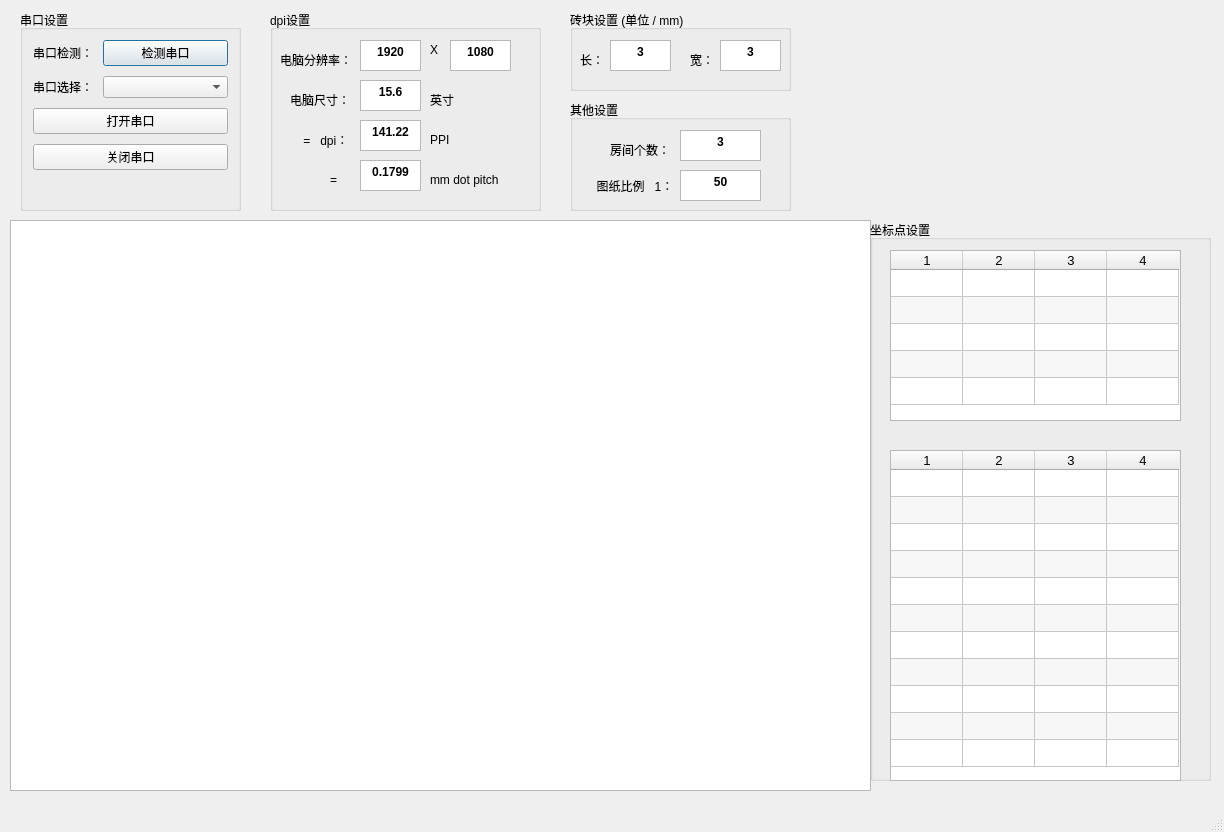
<?xml version="1.0" encoding="UTF-8"?>
<ui version="4.0">
 <class>MainWindow</class>
 <widget class="QMainWindow" name="MainWindow">
  <property name="geometry">
   <rect>
    <x>0</x>
    <y>0</y>
    <width>1224</width>
    <height>832</height>
   </rect>
  </property>
  <property name="windowTitle">
   <string>MainWindow</string>
  </property>
  <widget class="QWidget" name="centralwidget">
   <widget class="QGroupBox" name="formGroupBox">
    <property name="geometry">
     <rect>
      <x>20</x>
      <y>10</y>
      <width>221</width>
      <height>201</height>
     </rect>
    </property>
    <property name="title">
     <string>串口设置</string>
    </property>
    <layout class="QFormLayout" name="formLayout">
     <property name="horizontalSpacing">
      <number>10</number>
     </property>
     <property name="verticalSpacing">
      <number>10</number>
     </property>
     <property name="leftMargin">
      <number>10</number>
     </property>
     <property name="topMargin">
      <number>10</number>
     </property>
     <property name="rightMargin">
      <number>10</number>
     </property>
     <property name="bottomMargin">
      <number>10</number>
     </property>
     <item row="0" column="0">
      <widget class="QLabel" name="s1__lb_1">
       <property name="text">
        <string>串口检测：</string>
       </property>
      </widget>
     </item>
     <item row="0" column="1">
      <widget class="QPushButton" name="s1__box_1">
       <property name="text">
        <string>检测串口</string>
       </property>
       <property name="autoRepeatInterval">
        <number>100</number>
       </property>
       <property name="default">
        <bool>true</bool>
       </property>
      </widget>
     </item>
     <item row="1" column="0">
      <widget class="QLabel" name="s1__lb_2">
       <property name="text">
        <string>串口选择：</string>
       </property>
      </widget>
     </item>
     <item row="1" column="1">
      <widget class="QComboBox" name="s1__box_2"/>
     </item>
     <item row="2" column="0" colspan="2">
      <widget class="QPushButton" name="open_serial_button">
       <property name="text">
        <string>打开串口</string>
       </property>
      </widget>
     </item>
     <item row="3" column="0" colspan="2">
      <widget class="QPushButton" name="close_serial_button">
       <property name="text">
        <string>关闭串口</string>
       </property>
      </widget>
     </item>
    </layout>
   </widget>
   <widget class="QGraphicsView" name="graphicsView">
    <property name="geometry">
     <rect>
      <x>10</x>
      <y>220</y>
      <width>861</width>
      <height>571</height>
     </rect>
    </property>
   </widget>
   <widget class="QGroupBox" name="groupBox">
    <property name="geometry">
     <rect>
      <x>270</x>
      <y>10</y>
      <width>271</width>
      <height>201</height>
     </rect>
    </property>
    <property name="title">
     <string>dpi设置</string>
    </property>
    <widget class="QLabel" name="label_3">
     <property name="geometry">
      <rect>
       <x>10</x>
       <y>40</y>
       <width>71</width>
       <height>20</height>
      </rect>
     </property>
     <property name="text">
      <string>电脑分辨率：</string>
     </property>
    </widget>
    <widget class="QLabel" name="label_4">
     <property name="geometry">
      <rect>
       <x>20</x>
       <y>80</y>
       <width>61</width>
       <height>20</height>
      </rect>
     </property>
     <property name="text">
      <string>电脑尺寸：</string>
     </property>
    </widget>
    <widget class="QLabel" name="label_5">
     <property name="geometry">
      <rect>
       <x>30</x>
       <y>120</y>
       <width>61</width>
       <height>20</height>
      </rect>
     </property>
     <property name="text">
      <string> =   dpi：</string>
     </property>
    </widget>
    <widget class="QLabel" name="label_6">
     <property name="geometry">
      <rect>
       <x>60</x>
       <y>160</y>
       <width>21</width>
       <height>20</height>
      </rect>
     </property>
     <property name="text">
      <string>=</string>
     </property>
    </widget>
    <widget class="QTextEdit" name="textEdit_3">
     <property name="geometry">
      <rect>
       <x>90</x>
       <y>30</y>
       <width>61</width>
       <height>31</height>
      </rect>
     </property>
     <property name="html">
      <string>&lt;!DOCTYPE HTML PUBLIC &quot;-//W3C//DTD HTML 4.0//EN&quot; &quot;http://www.w3.org/TR/REC-html40/strict.dtd&quot;&gt;
&lt;html&gt;&lt;head&gt;&lt;meta name=&quot;qrichtext&quot; content=&quot;1&quot; /&gt;&lt;style type=&quot;text/css&quot;&gt;
p, li { white-space: pre-wrap; }
&lt;/style&gt;&lt;/head&gt;&lt;body style=&quot; font-family:'Sans Serif'; font-size:9pt; font-weight:400; font-style:normal;&quot;&gt;
&lt;p align=&quot;center&quot; style=&quot; margin-top:0px; margin-bottom:0px; margin-left:0px; margin-right:0px; -qt-block-indent:0; text-indent:0px;&quot;&gt;&lt;span style=&quot; font-weight:600;&quot;&gt;1920&lt;/span&gt;&lt;/p&gt;&lt;/body&gt;&lt;/html&gt;</string>
     </property>
    </widget>
    <widget class="QTextEdit" name="textEdit_4">
     <property name="geometry">
      <rect>
       <x>90</x>
       <y>70</y>
       <width>61</width>
       <height>31</height>
      </rect>
     </property>
     <property name="html">
      <string>&lt;!DOCTYPE HTML PUBLIC &quot;-//W3C//DTD HTML 4.0//EN&quot; &quot;http://www.w3.org/TR/REC-html40/strict.dtd&quot;&gt;
&lt;html&gt;&lt;head&gt;&lt;meta name=&quot;qrichtext&quot; content=&quot;1&quot; /&gt;&lt;style type=&quot;text/css&quot;&gt;
p, li { white-space: pre-wrap; }
&lt;/style&gt;&lt;/head&gt;&lt;body style=&quot; font-family:'Sans Serif'; font-size:9pt; font-weight:400; font-style:normal;&quot;&gt;
&lt;p align=&quot;center&quot; style=&quot; margin-top:0px; margin-bottom:0px; margin-left:0px; margin-right:0px; -qt-block-indent:0; text-indent:0px;&quot;&gt;&lt;span style=&quot; font-weight:600;&quot;&gt;15.6&lt;/span&gt;&lt;/p&gt;&lt;/body&gt;&lt;/html&gt;</string>
     </property>
    </widget>
    <widget class="QTextEdit" name="textEdit_5">
     <property name="geometry">
      <rect>
       <x>90</x>
       <y>110</y>
       <width>61</width>
       <height>31</height>
      </rect>
     </property>
     <property name="html">
      <string>&lt;!DOCTYPE HTML PUBLIC &quot;-//W3C//DTD HTML 4.0//EN&quot; &quot;http://www.w3.org/TR/REC-html40/strict.dtd&quot;&gt;
&lt;html&gt;&lt;head&gt;&lt;meta name=&quot;qrichtext&quot; content=&quot;1&quot; /&gt;&lt;style type=&quot;text/css&quot;&gt;
p, li { white-space: pre-wrap; }
&lt;/style&gt;&lt;/head&gt;&lt;body style=&quot; font-family:'Sans Serif'; font-size:9pt; font-weight:400; font-style:normal;&quot;&gt;
&lt;p align=&quot;center&quot; style=&quot; margin-top:0px; margin-bottom:0px; margin-left:0px; margin-right:0px; -qt-block-indent:0; text-indent:0px;&quot;&gt;&lt;span style=&quot; font-weight:600;&quot;&gt;141.22&lt;/span&gt;&lt;/p&gt;&lt;/body&gt;&lt;/html&gt;</string>
     </property>
    </widget>
    <widget class="QTextEdit" name="textEdit_6">
     <property name="geometry">
      <rect>
       <x>90</x>
       <y>150</y>
       <width>61</width>
       <height>31</height>
      </rect>
     </property>
     <property name="html">
      <string>&lt;!DOCTYPE HTML PUBLIC &quot;-//W3C//DTD HTML 4.0//EN&quot; &quot;http://www.w3.org/TR/REC-html40/strict.dtd&quot;&gt;
&lt;html&gt;&lt;head&gt;&lt;meta name=&quot;qrichtext&quot; content=&quot;1&quot; /&gt;&lt;style type=&quot;text/css&quot;&gt;
p, li { white-space: pre-wrap; }
&lt;/style&gt;&lt;/head&gt;&lt;body style=&quot; font-family:'Sans Serif'; font-size:9pt; font-weight:400; font-style:normal;&quot;&gt;
&lt;p align=&quot;center&quot; style=&quot; margin-top:0px; margin-bottom:0px; margin-left:0px; margin-right:0px; -qt-block-indent:0; text-indent:0px;&quot;&gt;&lt;span style=&quot; font-weight:600;&quot;&gt;0.1799&lt;/span&gt;&lt;/p&gt;&lt;/body&gt;&lt;/html&gt;</string>
     </property>
    </widget>
    <widget class="QTextEdit" name="textEdit_7">
     <property name="geometry">
      <rect>
       <x>180</x>
       <y>30</y>
       <width>61</width>
       <height>31</height>
      </rect>
     </property>
     <property name="html">
      <string>&lt;!DOCTYPE HTML PUBLIC &quot;-//W3C//DTD HTML 4.0//EN&quot; &quot;http://www.w3.org/TR/REC-html40/strict.dtd&quot;&gt;
&lt;html&gt;&lt;head&gt;&lt;meta name=&quot;qrichtext&quot; content=&quot;1&quot; /&gt;&lt;style type=&quot;text/css&quot;&gt;
p, li { white-space: pre-wrap; }
&lt;/style&gt;&lt;/head&gt;&lt;body style=&quot; font-family:'Sans Serif'; font-size:9pt; font-weight:400; font-style:normal;&quot;&gt;
&lt;p align=&quot;center&quot; style=&quot; margin-top:0px; margin-bottom:0px; margin-left:0px; margin-right:0px; -qt-block-indent:0; text-indent:0px;&quot;&gt;&lt;span style=&quot; font-weight:600;&quot;&gt;1080&lt;/span&gt;&lt;/p&gt;&lt;/body&gt;&lt;/html&gt;</string>
     </property>
    </widget>
    <widget class="QLabel" name="label_7">
     <property name="geometry">
      <rect>
       <x>160</x>
       <y>30</y>
       <width>21</width>
       <height>20</height>
      </rect>
     </property>
     <property name="text">
      <string>X</string>
     </property>
    </widget>
    <widget class="QLabel" name="label_8">
     <property name="geometry">
      <rect>
       <x>160</x>
       <y>80</y>
       <width>61</width>
       <height>20</height>
      </rect>
     </property>
     <property name="text">
      <string>英寸</string>
     </property>
    </widget>
    <widget class="QLabel" name="label_9">
     <property name="geometry">
      <rect>
       <x>160</x>
       <y>120</y>
       <width>61</width>
       <height>20</height>
      </rect>
     </property>
     <property name="text">
      <string>PPI</string>
     </property>
    </widget>
    <widget class="QLabel" name="label_10">
     <property name="geometry">
      <rect>
       <x>160</x>
       <y>160</y>
       <width>91</width>
       <height>20</height>
      </rect>
     </property>
     <property name="text">
      <string>mm dot pitch</string>
     </property>
    </widget>
   </widget>
   <widget class="QGroupBox" name="groupBox_2">
    <property name="geometry">
     <rect>
      <x>570</x>
      <y>10</y>
      <width>221</width>
      <height>81</height>
     </rect>
    </property>
    <property name="title">
     <string>砖块设置 (单位 / mm)</string>
    </property>
    <widget class="QLabel" name="label_11">
     <property name="geometry">
      <rect>
       <x>10</x>
       <y>40</y>
       <width>31</width>
       <height>20</height>
      </rect>
     </property>
     <property name="text">
      <string>长：</string>
     </property>
    </widget>
    <widget class="QTextEdit" name="textEdit_8">
     <property name="geometry">
      <rect>
       <x>40</x>
       <y>30</y>
       <width>61</width>
       <height>31</height>
      </rect>
     </property>
     <property name="html">
      <string>&lt;!DOCTYPE HTML PUBLIC &quot;-//W3C//DTD HTML 4.0//EN&quot; &quot;http://www.w3.org/TR/REC-html40/strict.dtd&quot;&gt;
&lt;html&gt;&lt;head&gt;&lt;meta name=&quot;qrichtext&quot; content=&quot;1&quot; /&gt;&lt;style type=&quot;text/css&quot;&gt;
p, li { white-space: pre-wrap; }
&lt;/style&gt;&lt;/head&gt;&lt;body style=&quot; font-family:'Sans Serif'; font-size:9pt; font-weight:400; font-style:normal;&quot;&gt;
&lt;p align=&quot;center&quot; style=&quot; margin-top:0px; margin-bottom:0px; margin-left:0px; margin-right:0px; -qt-block-indent:0; text-indent:0px;&quot;&gt;&lt;span style=&quot; font-weight:600;&quot;&gt;3&lt;/span&gt;&lt;/p&gt;&lt;/body&gt;&lt;/html&gt;</string>
     </property>
    </widget>
    <widget class="QLabel" name="label_12">
     <property name="geometry">
      <rect>
       <x>120</x>
       <y>40</y>
       <width>31</width>
       <height>20</height>
      </rect>
     </property>
     <property name="text">
      <string>宽：</string>
     </property>
    </widget>
    <widget class="QTextEdit" name="textEdit_9">
     <property name="geometry">
      <rect>
       <x>150</x>
       <y>30</y>
       <width>61</width>
       <height>31</height>
      </rect>
     </property>
     <property name="html">
      <string>&lt;!DOCTYPE HTML PUBLIC &quot;-//W3C//DTD HTML 4.0//EN&quot; &quot;http://www.w3.org/TR/REC-html40/strict.dtd&quot;&gt;
&lt;html&gt;&lt;head&gt;&lt;meta name=&quot;qrichtext&quot; content=&quot;1&quot; /&gt;&lt;style type=&quot;text/css&quot;&gt;
p, li { white-space: pre-wrap; }
&lt;/style&gt;&lt;/head&gt;&lt;body style=&quot; font-family:'Sans Serif'; font-size:9pt; font-weight:400; font-style:normal;&quot;&gt;
&lt;p align=&quot;center&quot; style=&quot; margin-top:0px; margin-bottom:0px; margin-left:0px; margin-right:0px; -qt-block-indent:0; text-indent:0px;&quot;&gt;&lt;span style=&quot; font-weight:600;&quot;&gt;3&lt;/span&gt;&lt;/p&gt;&lt;/body&gt;&lt;/html&gt;</string>
     </property>
    </widget>
   </widget>
   <widget class="QGroupBox" name="groupBox_3">
    <property name="geometry">
     <rect>
      <x>870</x>
      <y>220</y>
      <width>341</width>
      <height>561</height>
     </rect>
    </property>
    <property name="title">
     <string>坐标点设置</string>
    </property>
    <widget class="QTableWidget" name="anchorTable">
     <property name="geometry">
      <rect>
       <x>20</x>
       <y>30</y>
       <width>291</width>
       <height>171</height>
      </rect>
     </property>
     <property name="sizePolicy">
      <sizepolicy hsizetype="Minimum" vsizetype="Minimum">
       <horstretch>0</horstretch>
       <verstretch>0</verstretch>
      </sizepolicy>
     </property>
     <property name="minimumSize">
      <size>
       <width>0</width>
       <height>112</height>
      </size>
     </property>
     <property name="maximumSize">
      <size>
       <width>350</width>
       <height>16777215</height>
      </size>
     </property>
     <property name="font">
      <font>
       <pointsize>10</pointsize>
      </font>
     </property>
     <property name="sizeAdjustPolicy">
      <enum>QAbstractScrollArea::AdjustToContents</enum>
     </property>
     <property name="alternatingRowColors">
      <bool>true</bool>
     </property>
     <property name="rowCount">
      <number>5</number>
     </property>
     <property name="columnCount">
      <number>4</number>
     </property>
     <attribute name="horizontalHeaderDefaultSectionSize">
      <number>72</number>
     </attribute>
     <attribute name="horizontalHeaderMinimumSectionSize">
      <number>70</number>
     </attribute>
     <attribute name="horizontalHeaderStretchLastSection">
      <bool>false</bool>
     </attribute>
     <attribute name="verticalHeaderVisible">
      <bool>false</bool>
     </attribute>
     <attribute name="verticalHeaderDefaultSectionSize">
      <number>27</number>
     </attribute>
     <attribute name="verticalHeaderHighlightSections">
      <bool>true</bool>
     </attribute>
     <attribute name="verticalHeaderMinimumSectionSize">
      <number>20</number>
     </attribute>
     <row/>
     <row/>
     <row/>
     <row/>
     <row/>
     <column/>
     <column/>
     <column/>
     <column/>
    </widget>
    <widget class="QTableWidget" name="vertexTable">
     <property name="geometry">
      <rect>
       <x>20</x>
       <y>230</y>
       <width>291</width>
       <height>331</height>
      </rect>
     </property>
     <property name="sizePolicy">
      <sizepolicy hsizetype="Minimum" vsizetype="Minimum">
       <horstretch>0</horstretch>
       <verstretch>0</verstretch>
      </sizepolicy>
     </property>
     <property name="minimumSize">
      <size>
       <width>0</width>
       <height>112</height>
      </size>
     </property>
     <property name="maximumSize">
      <size>
       <width>350</width>
       <height>16777215</height>
      </size>
     </property>
     <property name="font">
      <font>
       <pointsize>10</pointsize>
      </font>
     </property>
     <property name="sizeAdjustPolicy">
      <enum>QAbstractScrollArea::AdjustToContents</enum>
     </property>
     <property name="alternatingRowColors">
      <bool>true</bool>
     </property>
     <property name="rowCount">
      <number>11</number>
     </property>
     <property name="columnCount">
      <number>4</number>
     </property>
     <attribute name="horizontalHeaderDefaultSectionSize">
      <number>72</number>
     </attribute>
     <attribute name="horizontalHeaderMinimumSectionSize">
      <number>70</number>
     </attribute>
     <attribute name="horizontalHeaderStretchLastSection">
      <bool>false</bool>
     </attribute>
     <attribute name="verticalHeaderVisible">
      <bool>false</bool>
     </attribute>
     <attribute name="verticalHeaderDefaultSectionSize">
      <number>27</number>
     </attribute>
     <attribute name="verticalHeaderHighlightSections">
      <bool>true</bool>
     </attribute>
     <attribute name="verticalHeaderMinimumSectionSize">
      <number>20</number>
     </attribute>
     <row/>
     <row/>
     <row/>
     <row/>
     <row/>
     <row/>
     <row/>
     <row/>
     <row/>
     <row/>
     <row/>
     <column/>
     <column/>
     <column/>
     <column/>
    </widget>
   </widget>
   <widget class="QGroupBox" name="groupBox_4">
    <property name="geometry">
     <rect>
      <x>570</x>
      <y>100</y>
      <width>221</width>
      <height>111</height>
     </rect>
    </property>
    <property name="title">
     <string>其他设置</string>
    </property>
    <widget class="QTextEdit" name="textEdit_2">
     <property name="geometry">
      <rect>
       <x>110</x>
       <y>30</y>
       <width>81</width>
       <height>31</height>
      </rect>
     </property>
     <property name="html">
      <string>&lt;!DOCTYPE HTML PUBLIC &quot;-//W3C//DTD HTML 4.0//EN&quot; &quot;http://www.w3.org/TR/REC-html40/strict.dtd&quot;&gt;
&lt;html&gt;&lt;head&gt;&lt;meta name=&quot;qrichtext&quot; content=&quot;1&quot; /&gt;&lt;style type=&quot;text/css&quot;&gt;
p, li { white-space: pre-wrap; }
&lt;/style&gt;&lt;/head&gt;&lt;body style=&quot; font-family:'Sans Serif'; font-size:9pt; font-weight:400; font-style:normal;&quot;&gt;
&lt;p align=&quot;center&quot; style=&quot; margin-top:0px; margin-bottom:0px; margin-left:0px; margin-right:0px; -qt-block-indent:0; text-indent:0px;&quot;&gt;&lt;span style=&quot; font-weight:600;&quot;&gt;3&lt;/span&gt;&lt;/p&gt;&lt;/body&gt;&lt;/html&gt;</string>
     </property>
    </widget>
    <widget class="QLabel" name="label_2">
     <property name="geometry">
      <rect>
       <x>40</x>
       <y>40</y>
       <width>61</width>
       <height>20</height>
      </rect>
     </property>
     <property name="text">
      <string>房间个数：</string>
     </property>
    </widget>
    <widget class="QWidget" name="horizontalLayoutWidget">
     <property name="geometry">
      <rect>
       <x>20</x>
       <y>70</y>
       <width>171</width>
       <height>31</height>
      </rect>
     </property>
     <layout class="QHBoxLayout" name="horizontalLayout">
      <item>
       <widget class="QLabel" name="label">
        <property name="text">
         <string>  图纸比例   1：</string>
        </property>
       </widget>
      </item>
      <item>
       <widget class="QTextEdit" name="textEdit">
        <property name="html">
         <string>&lt;!DOCTYPE HTML PUBLIC &quot;-//W3C//DTD HTML 4.0//EN&quot; &quot;http://www.w3.org/TR/REC-html40/strict.dtd&quot;&gt;
&lt;html&gt;&lt;head&gt;&lt;meta name=&quot;qrichtext&quot; content=&quot;1&quot; /&gt;&lt;style type=&quot;text/css&quot;&gt;
p, li { white-space: pre-wrap; }
&lt;/style&gt;&lt;/head&gt;&lt;body style=&quot; font-family:'Sans Serif'; font-size:9pt; font-weight:400; font-style:normal;&quot;&gt;
&lt;p align=&quot;center&quot; style=&quot; margin-top:0px; margin-bottom:0px; margin-left:0px; margin-right:0px; -qt-block-indent:0; text-indent:0px;&quot;&gt;&lt;span style=&quot; font-weight:600;&quot;&gt;50&lt;/span&gt;&lt;/p&gt;&lt;/body&gt;&lt;/html&gt;</string>
        </property>
       </widget>
      </item>
     </layout>
    </widget>
    <zorder>textEdit_2</zorder>
    <zorder>label_2</zorder>
    <zorder>groupBox_3</zorder>
    <zorder>horizontalLayoutWidget</zorder>
    <zorder>graphicsView</zorder>
    <zorder>horizontalLayoutWidget</zorder>
   </widget>
  </widget>
  <widget class="QMenuBar" name="menubar">
   <property name="geometry">
    <rect>
     <x>0</x>
     <y>0</y>
     <width>1224</width>
     <height>23</height>
    </rect>
   </property>
  </widget>
  <widget class="QStatusBar" name="statusbar"/>
 </widget>
 <resources/>
 <connections/>
</ui>
